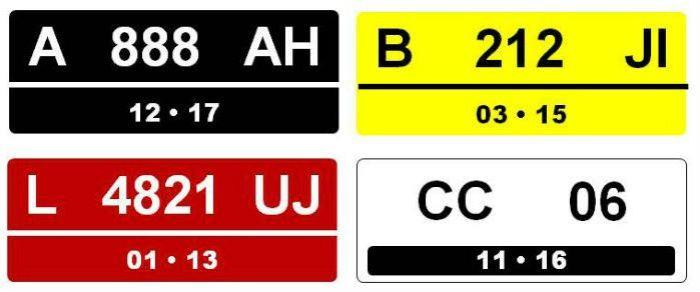
%> input picture image-000.jpg, 700 x 292 px
$ octave --eval "result = Canny(imread('image-000.jpg'));"   (GNU Octave 9; MATLAB toolbox functions it lacks are replaced by stand-ins)
%> lines starting %> are read from the running program, lines starting %| are printed output that depends on the picture; in (x1, y1, x2, y2) boxes, pixels count from 0 and x2, y2 are one past the last pixel; in counts of white or black regions, pixels touching at a corner belong together; the program's own positions count from 1
function result = Canny(image)
    image = rgb2gray(image);
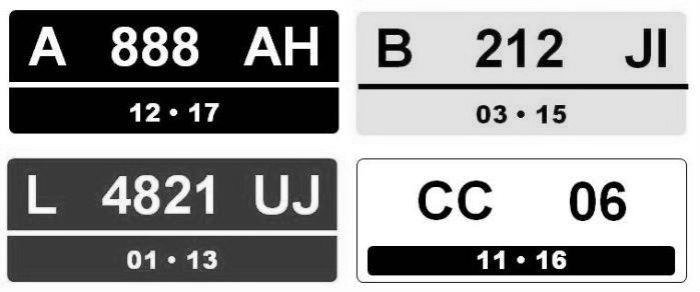
%> image: size 292x700 uint8; min 0, max 255, mean 152.2
    result = edge(image, 'canny');
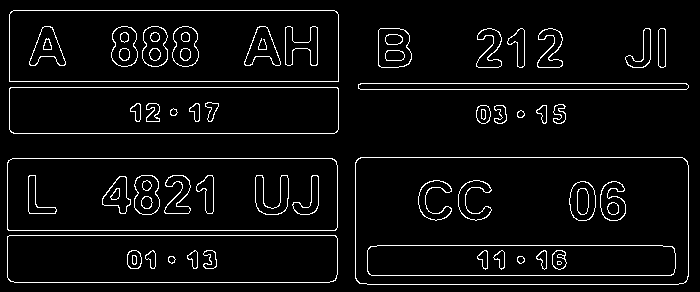
%> result: size 292x700 logical; 5.2% white in thin lines or dots

$ run again, on image-002.jpg
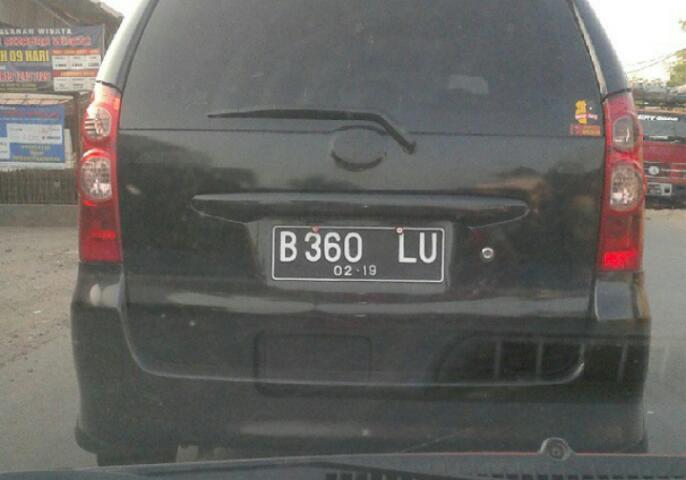
%> input picture image-002.jpg, 686 x 480 px
%> in Canny, `image = rgb2gray(image);`:
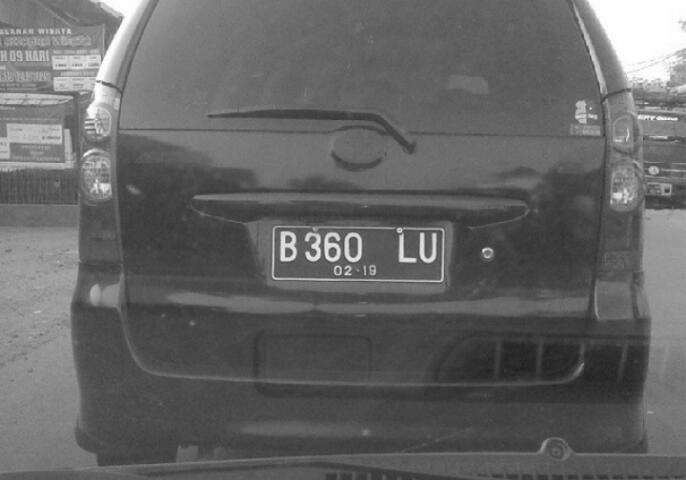
%> image: size 480x686 uint8; min 32, max 255, mean 101.1
%> in Canny, `result = edge(image, 'canny');`:
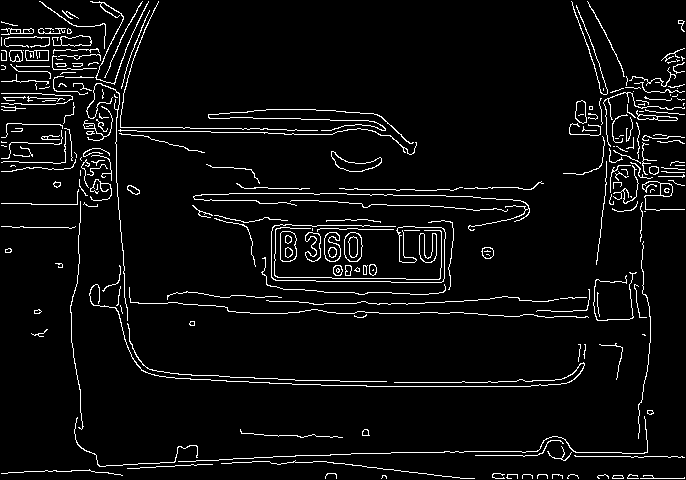
%> result: size 480x686 logical; 5% white in thin lines or dots
